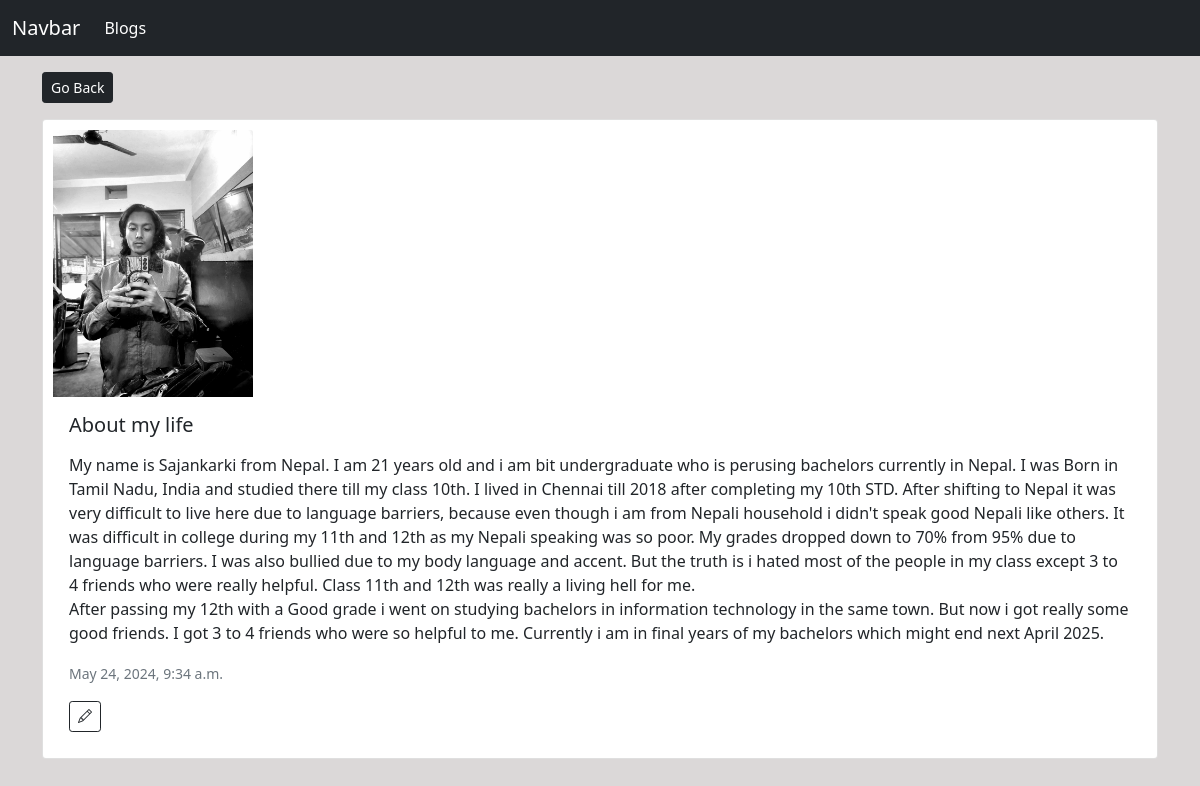
The page /yourBlog/12/ (signed in) on the database its author committed.
### myblogs/models.py (models this page shows, shortened)
class Blog(models.Model):
    category = models.ForeignKey(Category, blank=True, null=True, on_delete=models.SET_NULL)
    user = models.ForeignKey(User, on_delete=models.CASCADE, default=1)  # Set a default value for the user field
    title = models.TextField(max_length=100, blank=False, null=False)
    image = models.ImageField(blank=False, null=False)
    description = models.TextField(max_length=10000, blank=False, null=False)
    created_by = models.CharField(max_length=100, null=False, default=False)
    created_at = models.DateTimeField(default=datetime.now, blank=True)

### myblogs/views.py (the view)
# urls.py: path('yourBlog/<str:pk>/', views.yourBlog, name='yourBlog'),
@login_required(login_url='loginUser')
def yourBlog(request, pk):
    if request.user == User:
        blogs = Blog.objects.get(id = pk, user=request.user)
    else:
        blogs = Blog.objects.get(id=pk)
    return render(request, 'yourBlog.html', {'blogs': blogs})

### templates/yourBlog.html (shortened to what this page needs)
<!DOCTYPE html>
<html lang="en">
<head>
    <link href="https://cdn.jsdelivr.net/npm/bootstrap@5.0.2/dist/css/bootstrap.min.css" rel="stylesheet"
>
    <link rel="stylesheet" href="https://cdnjs.cloudflare.com/ajax/libs/bootstrap-icons/1.10.2/font/bootstrap-icons.min.css">
</head>
<body style="background-color: rgb(219, 216, 216);">
    <nav class="navbar navbar-expand-lg navbar-dark bg-dark">
        <div class="container-fluid">
          <a class="navbar-brand" href="#">Navbar</a>
          <div class="collapse navbar-collapse" id="navbarNav">
            <ul class="navbar-nav">
              <li class="nav-item">
                <a class="nav-link active" aria-current="page" href="{% url 'index' %}">Blogs</a>
              </li>
            </ul>
          </div>
        </div>
    </nav>
    <div class="container">
      <a href="{% url 'index' %}"  class="btn btn-dark btn-sm my-3">Go Back</a>
        <div class="row justify-content-center">
            <div class="col-md-12">
              <div class="card mb-3" style="padding: 10px;">
                <img style="width: 200px;" src="{{blogs.image.url}}" class="card-img-top" alt="...">
                <div class="card-body">
                  <h5 class="card-title">{{blogs.title}}</h5>
                  <p class="card-text">{{blogs.description|linebreaks}}</p>
                  <p class="card-text"><small class="text-muted">{{blogs.created_at}}</small></p>
                  {% if blogs.user == user %}
                  <a href="{% url 'editBlog' blogs.id %}" class="btn btn-outline-dark btn-sm">
                    <i class="bi bi-pencil"></i>
                  </a>
                  {% endif %}
                </div>
            </div>
            </div>
        </div>
    </div>
</body>
</html>

### rows shown on the page
Blog: image (picture), title "About my life", description "My name is Sajankarki from Nepal. I am 21 years old and i am bit undergraduate who is perusing bachelors currently in Nepal. I was Born in Tamil Nadu, India and studied there till my class 10th. I lived in Chennai till 2018 after completing my 10th STD. After shifting to Nepal it was very difficult to live here due to language barriers, because even though i am from Nepali household i didn't speak good Nepali like others. It was difficult in college during my 11th and 12th as my Nepali speaking was so poor. My grades dropped down to 70% from 95% due to language barriers. I was also bullied due to my body language and accent. But the truth is i hated most of the people in my class except 3…", created_at "May 24, 2024, 9:34 a.m."
